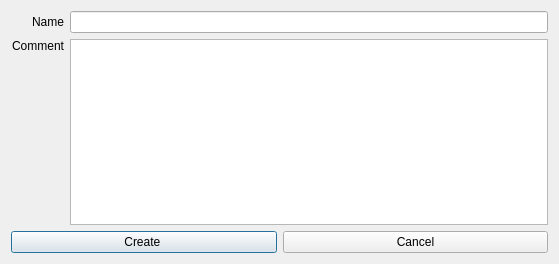
<?xml version="1.0" encoding="UTF-8"?>
<ui version="4.0">
 <class>createDialog</class>
 <widget class="QDialog" name="createDialog">
  <property name="geometry">
   <rect>
    <x>0</x>
    <y>0</y>
    <width>559</width>
    <height>264</height>
   </rect>
  </property>
  <property name="windowTitle">
   <string>Creare Dialog</string>
  </property>
  <layout class="QVBoxLayout" name="verticalLayout">
   <item>
    <layout class="QGridLayout" name="gridLayout">
     <item row="0" column="0">
      <widget class="QLabel" name="label">
       <property name="text">
        <string>Name</string>
       </property>
       <property name="alignment">
        <set>Qt::AlignRight|Qt::AlignTrailing|Qt::AlignVCenter</set>
       </property>
      </widget>
     </item>
     <item row="0" column="1">
      <widget class="QLineEdit" name="name_lb"/>
     </item>
     <item row="1" column="0">
      <widget class="QLabel" name="label_2">
       <property name="text">
        <string>Comment</string>
       </property>
       <property name="alignment">
        <set>Qt::AlignRight|Qt::AlignTop|Qt::AlignTrailing</set>
       </property>
      </widget>
     </item>
     <item row="1" column="1">
      <widget class="QPlainTextEdit" name="comment_te"/>
     </item>
    </layout>
   </item>
   <item>
    <layout class="QHBoxLayout" name="horizontalLayout">
     <item>
      <widget class="QPushButton" name="create_btn">
       <property name="text">
        <string>Create </string>
       </property>
      </widget>
     </item>
     <item>
      <widget class="QPushButton" name="cancel_btn">
       <property name="text">
        <string>Cancel</string>
       </property>
      </widget>
     </item>
    </layout>
   </item>
  </layout>
 </widget>
 <resources/>
 <connections/>
</ui>
